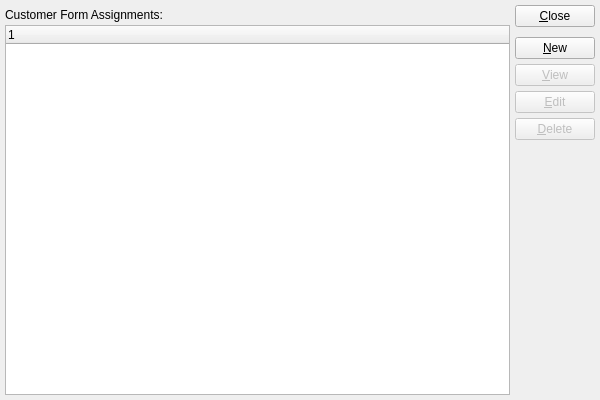
<?xml version="1.0" encoding="UTF-8"?>
<ui version="4.0">
 <comment>This file is part of the xTuple ERP: PostBooks Edition, a free and
open source Enterprise Resource Planning software suite,
Copyright (c) 1999-2018 by OpenMFG LLC, d/b/a xTuple.
It is licensed to you under the Common Public Attribution License
version 1.0, the full text of which (including xTuple-specific Exhibits)
is available at www.xtuple.com/CPAL.  By using this software, you agree
to be bound by its terms.</comment>
 <class>customerFormAssignments</class>
 <widget class="QWidget" name="customerFormAssignments">
  <property name="geometry">
   <rect>
    <x>0</x>
    <y>0</y>
    <width>600</width>
    <height>400</height>
   </rect>
  </property>
  <property name="windowTitle">
   <string>List Customer Form Assignments</string>
  </property>
  <layout class="QGridLayout" name="gridLayout">
   <item row="0" column="0">
    <layout class="QVBoxLayout">
     <property name="spacing">
      <number>0</number>
     </property>
     <item>
      <widget class="QLabel" name="_arAccountsLit">
       <property name="sizePolicy">
        <sizepolicy hsizetype="Expanding" vsizetype="Fixed">
         <horstretch>0</horstretch>
         <verstretch>0</verstretch>
        </sizepolicy>
       </property>
       <property name="minimumSize">
        <size>
         <width>0</width>
         <height>20</height>
        </size>
       </property>
       <property name="text">
        <string>Customer Form Assignments:</string>
       </property>
      </widget>
     </item>
     <item>
      <widget class="XTreeWidget" name="_custform">
       <property name="sizePolicy">
        <sizepolicy hsizetype="Expanding" vsizetype="Expanding">
         <horstretch>0</horstretch>
         <verstretch>0</verstretch>
        </sizepolicy>
       </property>
      </widget>
     </item>
    </layout>
   </item>
   <item row="0" column="1">
    <layout class="QVBoxLayout" name="verticalLayout">
     <item>
      <widget class="QPushButton" name="_close">
       <property name="text">
        <string>&amp;Close</string>
       </property>
      </widget>
     </item>
     <item>
      <spacer name="verticalSpacer">
       <property name="orientation">
        <enum>Qt::Vertical</enum>
       </property>
       <property name="sizeType">
        <enum>QSizePolicy::Preferred</enum>
       </property>
       <property name="sizeHint" stdset="0">
        <size>
         <width>20</width>
         <height>5</height>
        </size>
       </property>
      </spacer>
     </item>
     <item>
      <widget class="QPushButton" name="_new">
       <property name="text">
        <string>&amp;New</string>
       </property>
      </widget>
     </item>
     <item>
      <widget class="QPushButton" name="_view">
       <property name="enabled">
        <bool>false</bool>
       </property>
       <property name="text">
        <string>&amp;View</string>
       </property>
      </widget>
     </item>
     <item>
      <widget class="QPushButton" name="_edit">
       <property name="enabled">
        <bool>false</bool>
       </property>
       <property name="text">
        <string>&amp;Edit</string>
       </property>
      </widget>
     </item>
     <item>
      <widget class="QPushButton" name="_delete">
       <property name="enabled">
        <bool>false</bool>
       </property>
       <property name="text">
        <string>&amp;Delete</string>
       </property>
      </widget>
     </item>
     <item>
      <spacer name="Spacer56">
       <property name="orientation">
        <enum>Qt::Vertical</enum>
       </property>
       <property name="sizeType">
        <enum>QSizePolicy::Expanding</enum>
       </property>
       <property name="sizeHint" stdset="0">
        <size>
         <width>20</width>
         <height>0</height>
        </size>
       </property>
      </spacer>
     </item>
    </layout>
   </item>
  </layout>
 </widget>
 <layoutdefault spacing="5" margin="5"/>
 <customwidgets>
  <customwidget>
   <class>XTreeWidget</class>
   <extends>QTreeWidget</extends>
   <header>xtreewidget.h</header>
   <container>1</container>
  </customwidget>
 </customwidgets>
 <tabstops>
  <tabstop>_custform</tabstop>
  <tabstop>_new</tabstop>
  <tabstop>_view</tabstop>
  <tabstop>_edit</tabstop>
  <tabstop>_delete</tabstop>
  <tabstop>_close</tabstop>
 </tabstops>
 <resources/>
 <connections>
  <connection>
   <sender>_close</sender>
   <signal>clicked()</signal>
   <receiver>customerFormAssignments</receiver>
   <slot>close()</slot>
   <hints>
    <hint type="sourcelabel">
     <x>20</x>
     <y>20</y>
    </hint>
    <hint type="destinationlabel">
     <x>20</x>
     <y>20</y>
    </hint>
   </hints>
  </connection>
  <connection>
   <sender>_custform</sender>
   <signal>valid(bool)</signal>
   <receiver>_view</receiver>
   <slot>setEnabled(bool)</slot>
   <hints>
    <hint type="sourcelabel">
     <x>20</x>
     <y>20</y>
    </hint>
    <hint type="destinationlabel">
     <x>20</x>
     <y>20</y>
    </hint>
   </hints>
  </connection>
 </connections>
</ui>
